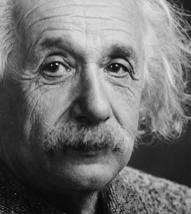
%> input picture Practica2/images/Einstein.jpg, 191 x 214 px, given in place of starbuck.jpg, which was not available
$ octave --eval "ej24;"   (GNU Octave 9; MATLAB toolbox functions it lacks are replaced by stand-ins)
%> lines starting %> are read from the running program, lines starting %| are printed output that depends on the picture; in (x1, y1, x2, y2) boxes, pixels count from 0 and x2, y2 are one past the last pixel; in counts of white or black regions, pixels touching at a corner belong together; the program's own positions count from 1; pictures that were not available may be replaced by others from this repository, and a replacement may not be noted
function [  ] = ej24(  )
close all;

N = 4;
M = 5;
imoriginal = imread('starbuck.jpg');
%> imoriginal is the input picture: size 214x191 uint8; min 0, max 228, mean 111
im = rgb2gray(imoriginal);
%sobel
ims=edge(im,'sobel');
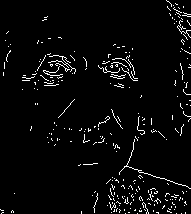
%> ims: size 214x191 logical; 3.6% white in thin lines or dots
%Laplacian of a gaussian
Lapl=fspecial('log');
iml=imfilter(im,Lapl);
%Canny
imc1 = edge(im,'canny',0.2,1);
%> imc1: size 214x191 logical; 13.3% white in thin lines or dots
imc2 = edge(im,'canny',0.2,2);
%> imc2: size 214x191 logical; 8.6% white in thin lines or dots
%Prewitt
imp = edge (im,'prewitt',0.03);
%> imp: size 214x191 logical; 17.3% white in thin lines or dots

figure;
subplot(N, M, 1); imshow(1-ims,[]); title('Sobel');
subplot(N, M, 6); imshow(1-iml,[]); title('LAG');
subplot(N, M, 11); imshow(1-imc1,[]); title('Canny');
subplot(N, M, 16); imshow(1-imp,[]); title('Prewitt');

%section b
imbaby = imread('.\images\bebe.jpg');
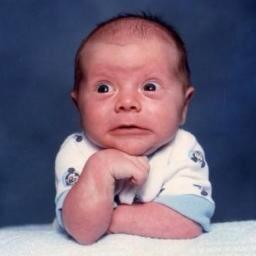
%> input picture Practica2/images/bebe.jpg, 256 x 256 px
%> imbaby is the input picture: size 256x256x3 uint8; mean R, G, B 115.6, 102.5, 121.7
imbabygray = rgb2gray(imbaby);
imbabys=edge(imbabygray,'sobel');
%> imbabys: size 256x256 logical; 2.6% white in thin lines or dots
imbabylapl=fspecial('log');
imbabyl=imfilter(imbabygray,imbabylapl);
imbabyc = edge(imbabygray,'canny');
%> imbabyc: size 256x256 logical; 4.5% white in thin lines or dots
imbabyp = edge (imbabygray,'prewitt');
%> imbabyp: size 256x256 logical; 2.6% white in thin lines or dots
subplot(N, M, 2); imshow(1-imbabys,[]); title('Sobel');
subplot(N, M, 7); imshow(1-imbabyl,[]); title('LAG');
subplot(N, M, 12); imshow(1-imbabyc,[]); title('Canny');
subplot(N, M, 17); imshow(1-imbabyp,[]); title('Prewitt');


imcruis = imread('.\images\cruis.jpg');
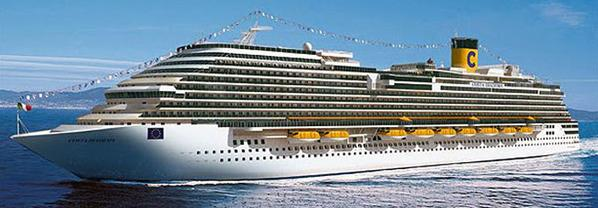
%> input picture Practica2/images/cruis.jpg, 598 x 208 px
%> imcruis is the input picture: size 208x598x3 uint8; mean R, G, B 117.3, 138.6, 155.1
imcruisgray = rgb2gray(imcruis);
imcruiss=edge(imcruisgray,'sobel');
%> imcruiss: size 208x598 logical; 6.9% white in thin lines or dots, all inside (x1, y1, x2, y2) = (11, 40, 598, 208)
imcruislapl=fspecial('log');
imcruisl=imfilter(imcruisgray,imcruislapl);
imcruisc = edge(imcruisgray,'canny');
%> imcruisc: size 208x598 logical; 11.6% white in thin lines or dots, all inside (x1, y1, x2, y2) = (1, 26, 597, 207)
imcruisp = edge (imcruisgray,'prewitt');
%> imcruisp: size 208x598 logical; 6.8% white in thin lines or dots, all inside (x1, y1, x2, y2) = (12, 40, 598, 208)
subplot(N, M, 3); imshow(1-imcruiss,[]); title('Sobel');
subplot(N, M, 8); imshow(1-imcruisl,[]); title('LAG');
subplot(N, M, 13); imshow(1-imcruisc,[]); title('Canny');
subplot(N, M, 18); imshow(1-imcruisp,[]); title('Prewitt');


imroma = imread('.\images\roma.jpg');
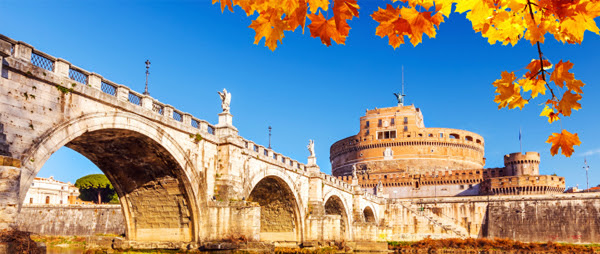
%> input picture Practica2/images/roma.jpg, 600 x 254 px
%> imroma is the input picture: size 254x600x3 uint8; mean R, G, B 140.2, 145.3, 144.8
imromagray = rgb2gray(imroma);
imromas=edge(imromagray,'sobel');
%> imromas: size 254x600 logical; 5% white in thin lines or dots
imromalapl=fspecial('log');
imromal=imfilter(imromagray,imromalapl);
imromac = edge(imromagray,'canny');
%> imromac: size 254x600 logical; 11.7% white in thin lines or dots
imromap = edge (imromagray,'prewitt');
%> imromap: size 254x600 logical; 4.9% white in thin lines or dots
subplot(N, M, 4); imshow(1-imromas,[]); title('Sobel');
subplot(N, M, 9); imshow(1-imromal,[]); title('LAG');
subplot(N, M, 14); imshow(1-imromac,[]); title('Canny');
subplot(N, M, 19); imshow(1-imromap,[]); title('Prewitt');


imtikal = imread('.\images\tikal.jpg');
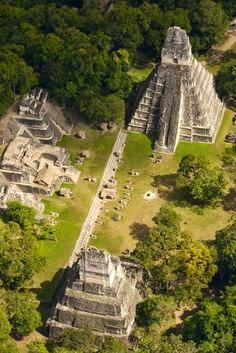
%> input picture Practica2/images/tikal.jpg, 236 x 353 px
%> imtikal is the input picture: size 353x236x3 uint8; mean R, G, B 110.8, 104.6, 56.1
imtikalgray = rgb2gray(imtikal);
imtikals=edge(imtikalgray,'sobel');
%> imtikals: size 353x236 logical; 4.3% white in thin lines or dots
imtikallapl=fspecial('log');
imtikall=imfilter(imtikalgray,imtikallapl);
imtikalc = edge(imtikalgray,'canny');
%> imtikalc: size 353x236 logical; 14.7% white in thin lines or dots
imtikalp = edge (imtikalgray,'prewitt');
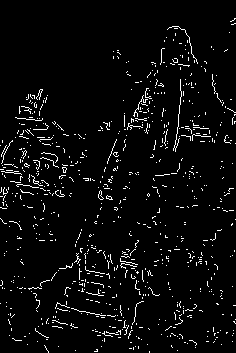
%> imtikalp: size 353x236 logical; 4.2% white in thin lines or dots
subplot(N, M, 5); imshow(1-imtikals,[]); title('Sobel');
subplot(N, M, 10); imshow(1-imtikall,[]); title('LAG');
%> after `imshow(1-imtikall,[])`:
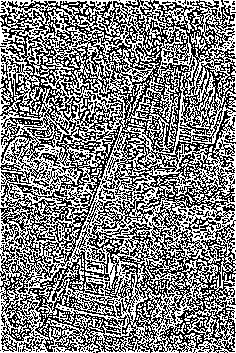
%> displayed picture: size 353x236, on the screen's scale of 0 to 255; 50.4% white; black in thin lines or dots
subplot(N, M, 15); imshow(1-imtikalc,[]); title('Canny');
subplot(N, M, 20); imshow(1-imtikalp,[]); title('Prewitt');
end
